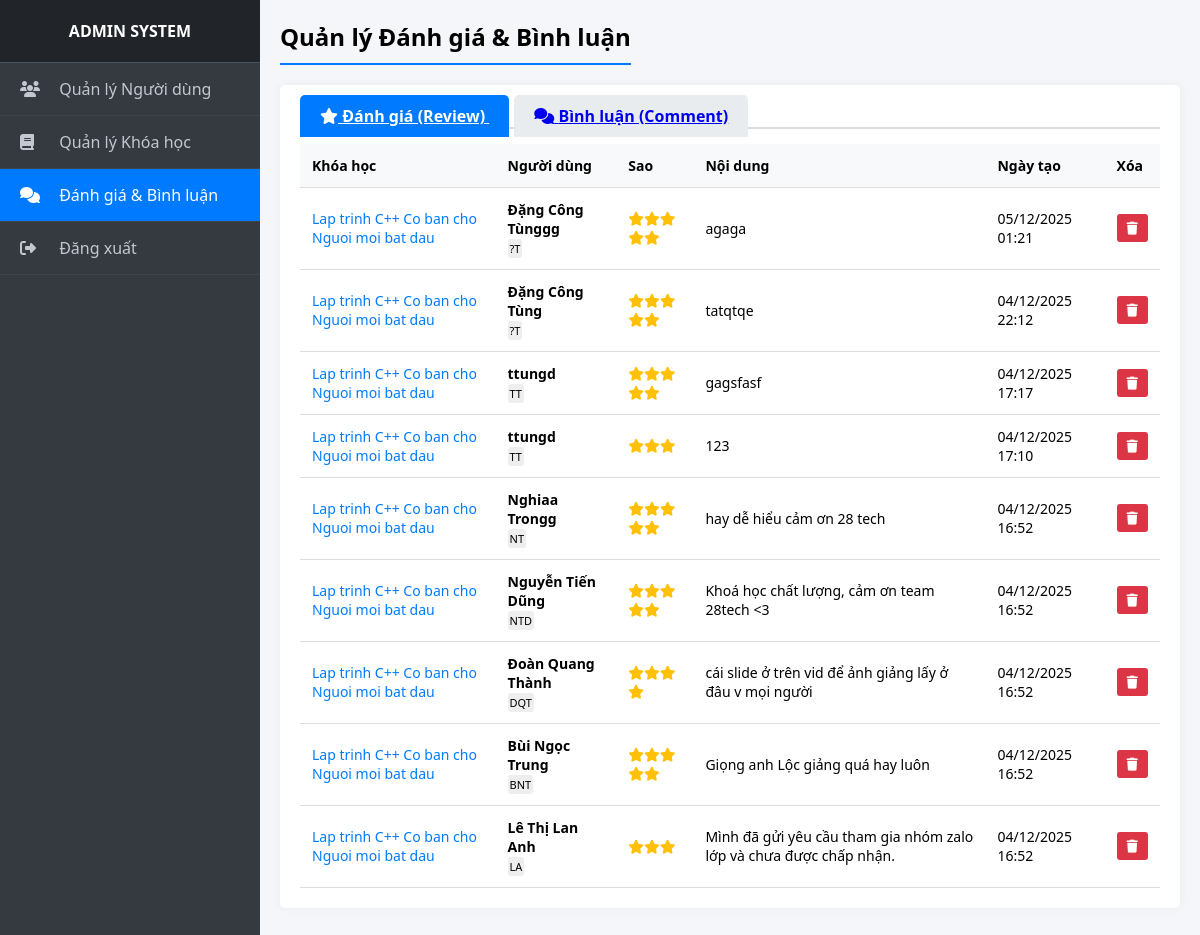
The app's page /DoAnCoSo2Elearning/admin/quan_ly_tuong_tac.php with its own data.
### tables this page shows
CREATE TABLE `danh_gia` (
  `id` int(11) NOT NULL,
  `khoa_hoc_id` int(11) DEFAULT NULL,
  `ten_user` varchar(50) DEFAULT NULL,
  `avatar_text` varchar(5) DEFAULT NULL,
  `so_sao` int(11) DEFAULT NULL,
  `noi_dung` text DEFAULT NULL,
  `ngay_tao` datetime DEFAULT current_timestamp(),
  `hinh_anh` varchar(255) DEFAULT NULL
);

CREATE TABLE `khoa_hoc` (
  `id` int(11) NOT NULL,
  `ten_khoa_hoc` varchar(255) NOT NULL,
  `mo_ta` text DEFAULT NULL,
  `hinh_anh` varchar(255) DEFAULT 'default.jpg',
  `gia` double NOT NULL,
  `ngay_tao` datetime DEFAULT current_timestamp(),
  `danh_muc` varchar(100) DEFAULT NULL,
  `danh_gia_tb` float DEFAULT 0,
  `so_luong_hoc_vien` int(11) DEFAULT 0,
  `so_luong_danh_gia` int(11) NOT NULL,
  `giang_vien` varchar(255) NOT NULL,
  `giam_gia` int(11) NOT NULL
);

### DoAnCoSo2Elearning/admin/quan_ly_tuong_tac.php (the view, shortened to what this page needs)
<?php
include '../database.php';
$active = 'comments';
$title = 'Quản lý Đánh giá & Bình luận';
$tab = isset($_GET['tab']) ? $_GET['tab'] : 'review';
include 'admin_layout.php';
?>
<div class="card">
    <div style="border-bottom: 2px solid #ddd; margin-bottom: 15px;">
        <a href="?tab=review" class="tab-btn <?= $tab=='review'?'active':'' ?>">
            <i class="fa-solid fa-star"></i> Đánh giá (Review)
        </a>
        <a href="?tab=comment" class="tab-btn <?= $tab=='comment'?'active':'' ?>">
            <i class="fa-solid fa-comments"></i> Bình luận (Comment)
        </a>
    </div>
    <?php if ($tab == 'review'): ?>
        <table>
            <thead>
                <tr>
                    <th>Khóa học</th>
                    <th>Người dùng</th>
                    <th>Sao</th>
                    <th>Nội dung</th>
                    <th>Ngày tạo</th>
                    <th>Xóa</th>
                </tr>
            </thead>
            <tbody>
                <?php
                $sql = "SELECT dg.*, kh.ten_khoa_hoc
                        FROM danh_gia dg
                        LEFT JOIN khoa_hoc kh ON dg.khoa_hoc_id = kh.id
                        ORDER BY dg.ngay_tao DESC";
                $res = mysqli_query($conn, $sql);
                while($row = mysqli_fetch_assoc($res)):
                ?>
                <tr>
                    <td><a href="#" style="color:#007bff; text-decoration:none;"><?= htmlspecialchars($row['ten_khoa_hoc']) ?></a></td>
                    <td>
                        <b><?= htmlspecialchars($row['ten_user']) ?></b><br>
                        <span style="font-size:11px; background:#eee; padding:2px; border-radius:3px;"><?= $row['avatar_text'] ?></span>
                    </td>
                    <td style="color:#ffc107;">
                        <?php for($i=0; $i<$row['so_sao']; $i++) echo '<i class="fa-solid fa-star"></i>'; ?>
                    </td>
                    <td><?= htmlspecialchars($row['noi_dung']) ?></td>
                    <td><?= date('d/m/Y H:i', strtotime($row['ngay_tao'])) ?></td>
                    <td>
                        <a href="?delete=<?= $row['id'] ?>&type=review" class="btn btn-danger" onclick="return confirm('Xóa đánh giá này?')"><i class="fa-solid fa-trash"></i></a>
                    </td>
                </tr>
                <?php endwhile; ?>
            </tbody>
        </table>
    <?php endif; ?>
</div>
</div></body></html>

### DoAnCoSo2Elearning/admin/admin_layout.php (shortened to what this page needs)
<!DOCTYPE html>
<html lang="vi">
<head>
    <link rel="stylesheet" href="https://cdnjs.cloudflare.com/ajax/libs/font-awesome/6.4.0/css/all.min.css">
</head>
<body>
<div class="sidebar">
    <div class="sidebar-header">ADMIN SYSTEM</div>
    <div class="sidebar-menu">
        <a href="quan_ly_nguoi_dung.php" class="<?= ($active=='users')?'active':'' ?>"><i class="fa-solid fa-users"></i> Quản lý Người dùng</a>
        <a href="quan_ly_khoa_hoc.php" class="<?= ($active=='courses')?'active':'' ?>"><i class="fa-solid fa-book"></i> Quản lý Khóa học</a>
        <a href="quan_ly_tuong_tac.php" class="<?= ($active=='comments')?'active':'' ?>"><i class="fa-solid fa-comments"></i> Đánh giá & Bình luận</a>
        <a href="../logout.php"><i class="fa-solid fa-right-from-bracket"></i> Đăng xuất</a>
    </div>
</div>
<div class="main">
    <h2 style="margin-top:0; border-bottom: 2px solid #007bff; padding-bottom: 10px; display:inline-block;"><?= $title ?></h2>

### DoAnCoSo2Elearning/admin/admin_layout.php (style rules this page uses)
body { font-family: 'Segoe UI', sans-serif; background: #f4f6f9; display: flex; margin: 0; height: 100vh; }
.sidebar { width: 260px; background: #343a40; color: #fff; display: flex; flex-direction: column; }
.sidebar-header { padding: 20px; font-weight: bold; background: #212529; text-align: center; border-bottom: 1px solid #4b545c; }
.sidebar-menu a { display: block; padding: 15px 20px; color: #c2c7d0; text-decoration: none; border-bottom: 1px solid #3d444b; }
.sidebar-menu a:hover, .sidebar-menu a.active { background: #007bff; color: #fff; }
.sidebar-menu i { width: 25px; margin-right: 10px; }
.main { flex: 1; padding: 20px; overflow-y: auto; }
.card { background: #fff; padding: 20px; border-radius: 5px; box-shadow: 0 0 10px rgba(0,0,0,0.05); margin-bottom: 20px; }
table { width: 100%; border-collapse: collapse; margin-top: 10px; }
th, td { padding: 12px; border-bottom: 1px solid #ddd; text-align: left; font-size: 14px; }
th { background: #f8f9fa; }
.btn { padding: 5px 10px; border: none; border-radius: 3px; cursor: pointer; color: #fff; text-decoration: none; font-size: 13px; display: inline-block; }
.btn-danger { background: #dc3545; }
.tab-btn { padding: 10px 20px; border: none; background: #e9ecef; cursor: pointer; font-weight: bold; margin-right: 5px; border-radius: 5px 5px 0 0; }
.tab-btn.active { background: #007bff; color: white; }

### records on screen
danh_gia: khoa_hoc.ten_khoa_hoc "Lap trinh C++ Co ban cho Nguoi moi bat dau", ten_user "Đặng Công Tùnggg", avatar_text "?T", so_sao 5 (drawn), noi_dung "agaga", ngay_tao "05/12/2025 01:21"
danh_gia: khoa_hoc.ten_khoa_hoc "Lap trinh C++ Co ban cho Nguoi moi bat dau", ten_user "Đặng Công Tùng", avatar_text "?T", so_sao 5 (drawn), noi_dung "tatqtqe", ngay_tao "04/12/2025 22:12"
danh_gia: khoa_hoc.ten_khoa_hoc "Lap trinh C++ Co ban cho Nguoi moi bat dau", ten_user "ttungd", avatar_text "TT", so_sao 5 (drawn), noi_dung "gagsfasf", ngay_tao "04/12/2025 17:17"
danh_gia: khoa_hoc.ten_khoa_hoc "Lap trinh C++ Co ban cho Nguoi moi bat dau", ten_user "ttungd", avatar_text "TT", so_sao 3 (drawn), noi_dung "123", ngay_tao "04/12/2025 17:10"
danh_gia: khoa_hoc.ten_khoa_hoc "Lap trinh C++ Co ban cho Nguoi moi bat dau", ten_user "Nghiaa Trongg", avatar_text "NT", so_sao 5 (drawn), noi_dung "hay dễ hiểu cảm ơn 28 tech", ngay_tao "04/12/2025 16:52"
danh_gia: khoa_hoc.ten_khoa_hoc "Lap trinh C++ Co ban cho Nguoi moi bat dau", ten_user "Nguyễn Tiến Dũng", avatar_text "NTD", so_sao 5 (drawn), noi_dung "Khoá học chất lượng, cảm ơn team 28tech <3", ngay_tao "04/12/2025 16:52"
danh_gia: khoa_hoc.ten_khoa_hoc "Lap trinh C++ Co ban cho Nguoi moi bat dau", ten_user "Đoàn Quang Thành", avatar_text "DQT", so_sao 4 (drawn), noi_dung "cái slide ở trên vid để ảnh giảng lấy ở đâu v mọi người", ngay_tao "04/12/2025 16:52"
danh_gia: khoa_hoc.ten_khoa_hoc "Lap trinh C++ Co ban cho Nguoi moi bat dau", ten_user "Bùi Ngọc Trung", avatar_text "BNT", so_sao 5 (drawn), noi_dung "Giọng anh Lộc giảng quá hay luôn", ngay_tao "04/12/2025 16:52"
danh_gia: khoa_hoc.ten_khoa_hoc "Lap trinh C++ Co ban cho Nguoi moi bat dau", ten_user "Lê Thị Lan Anh", avatar_text "LA", so_sao 3 (drawn), noi_dung "Mình đã gửi yêu cầu tham gia nhóm zalo lớp và chưa được chấp nhận.", ngay_tao "04/12/2025 16:52"

### other values on screen
$title "Quản lý Đánh giá & Bình luận"
